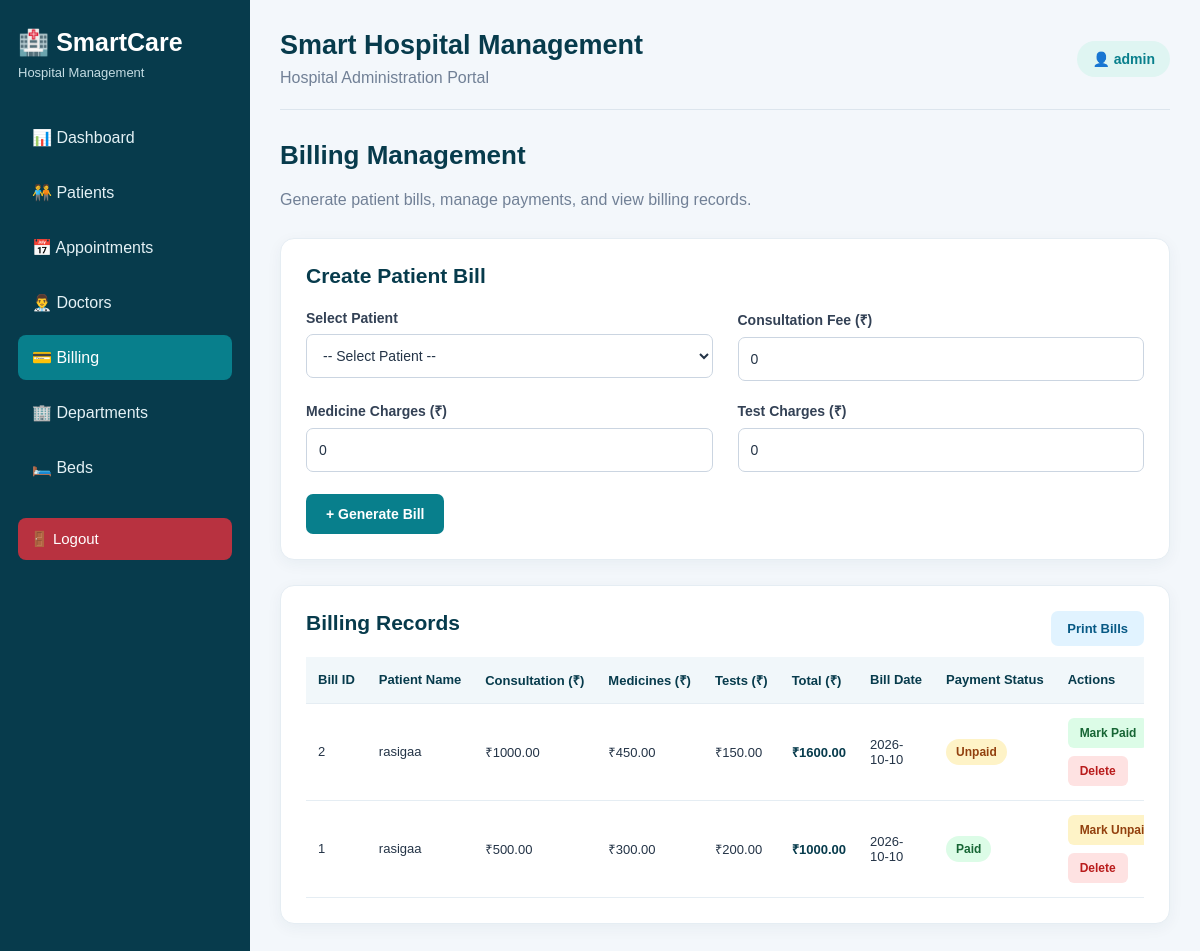
/bills (signed in), run on the app's committed database.
### tables this page shows
CREATE TABLE bills (
                id INTEGER PRIMARY KEY AUTOINCREMENT,
                patient_name TEXT NOT NULL,
                consultation_fee REAL NOT NULL DEFAULT 0,
                medicine_charges REAL NOT NULL DEFAULT 0,
                test_charges REAL NOT NULL DEFAULT 0,
                total_amount REAL NOT NULL DEFAULT 0,
                payment_status TEXT NOT NULL DEFAULT 'Unpaid',
                bill_date TEXT NOT NULL
            );

### app.py (the view)
@app.route("/bills")
@login_required
def bills():
    conn = get_db_connection()
    all_bills = conn.execute(
        "SELECT * FROM bills ORDER BY id DESC"
    ).fetchall()
    patients = conn.execute(
        "SELECT * FROM patients ORDER BY name"
    ).fetchall()
    conn.close()
    return render_template(
        "bills.html",
        bills=all_bills,
        patients=patients
    )

### app.py (called while the page is built)
def get_db_connection():
    conn = sqlite3.connect(DATABASE)
    conn.row_factory = sqlite3.Row
    return conn

def login_required(view_function):
    @wraps(view_function)
    def wrapped_view(*args, **kwargs):
        if "admin_id" not in session:
            flash("Please log in to continue.", "error")
            return redirect(url_for("login"))
        return view_function(*args, **kwargs)
    return wrapped_view

### templates/bills.html (shortened to what this page needs)
{% extends "base.html" %}
{% block content %}
<div class="billing-page">
    <h2 class="page-heading">Billing Management</h2>
    <p class="page-description">
        Generate patient bills, manage payments, and view billing records.
    </p>
    <section class="billing-card no-print">
        <h2>Create Patient Bill</h2>
        {% if patients %}
        <form action="{{ url_for('add_bill') }}" method="POST">
            <div class="form-grid">
                <div class="form-group">
                    <label for="patient_name">Select Patient</label>
                    <select id="patient_name" name="patient_name" required>
                        <option value="">-- Select Patient --</option>
                    </select>
                </div>
                <div class="form-group">
                    <label for="consultation_fee">Consultation Fee (₹)</label>
                    <input
                        type="number"
                        id="consultation_fee"
                        name="consultation_fee"
                        min="0"
                        step="0.01"
                        value="0"
                        required
                    >
                </div>
                <div class="form-group">
                    <label for="medicine_charges">Medicine Charges (₹)</label>
                    <input
                        type="number"
                        id="medicine_charges"
                        name="medicine_charges"
                        min="0"
                        step="0.01"
                        value="0"
                        required
                    >
                </div>
                <div class="form-group">
                    <label for="test_charges">Test Charges (₹)</label>
                    <input
                        type="number"
                        id="test_charges"
                        name="test_charges"
                        min="0"
                        step="0.01"
                        value="0"
                        required
                    >
                </div>
            </div>
            <button type="submit" class="primary-button">
                + Generate Bill
            </button>
        </form>
        {% endif %}
    </section>
    <section class="billing-card">
        <button
            type="button"
            class="print-button no-print"
            onclick="window.print()"
        >
            Print Bills
        </button>
        <h2>Billing Records</h2>
        <div class="table-wrapper">
            <table>
                <thead>
                    <tr>
                        <th>Bill ID</th>
                        <th>Patient Name</th>
                        <th>Consultation (₹)</th>
                        <th>Medicines (₹)</th>
                        <th>Tests (₹)</th>
                        <th>Total (₹)</th>
                        <th>Bill Date</th>
                        <th>Payment Status</th>
                        <th>Actions</th>
                    </tr>
                </thead>
                <tbody>
                    {% for bill in bills %}
                    <tr>
                        <td>{{ bill['id'] }}</td>
                        <td>{{ bill['patient_name'] }}</td>
                        <td>
                            ₹{{ "%.2f"|format(bill['consultation_fee']) }}
                        </td>
                        <td>
                            ₹{{ "%.2f"|format(bill['medicine_charges']) }}
                        </td>
                        <td>
                            ₹{{ "%.2f"|format(bill['test_charges']) }}
                        </td>
                        <td class="amount">
                            ₹{{ "%.2f"|format(bill['total_amount']) }}
                        </td>
                        <td>{{ bill['bill_date'] }}</td>
                        <td>
                            {% if bill['payment_status'] == 'Paid' %}
                                <span class="status status-paid">Paid</span>
                            {% else %}
                                <span class="status status-unpaid">Unpaid</span>
                            {% endif %}
                        </td>
                        <td>
                            <div class="billing-actions">
                                <form
                                    action="{{ url_for('update_bill_status', bill_id=bill['id']) }}"
                                    method="POST"
                                >
                                    {% if bill['payment_status'] == 'Paid' %}
                                        <button
                                            type="submit"
                                            class="action-button unpaid-button"
                                        >
                                            Mark Unpaid
                                        </button>
                                    {% else %}
                                        <button
                                            type="submit"
                                            class="action-button paid-button"
                                        >
                                            Mark Paid
                                        </button>
                                    {% endif %}
                                </form>
                                <form
                                    action="{{ url_for('delete_bill', bill_id=bill['id']) }}"
                                    method="POST"
                                    onsubmit="return confirm('Are you sure you want to delete this bill?');"
                                >
                                    <button
                                        type="submit"
                                        class="action-button delete-button"
                                    >
                                        Delete
                                    </button>
                                </form>
                            </div>
                        </td>
                    </tr>
                    {% else %}
                    <tr>
                        <td colspan="9" class="empty-state">
                            No billing records found. Create your first bill above.
                        </td>
                    </tr>
                    {% endfor %}
                </tbody>
            </table>
        </div>
    </section>
</div>
{% endblock %}

### static/css/style.css (style rules this page uses)
* { box-sizing: border-box; }
body { margin: 0; font-family: Arial, Helvetica, sans-serif; background: #f3f7fb; color: #243447; }
.primary-button { display: inline-block; padding: 12px 18px; background: #087f8c; color: white; border-radius: 8px; font-size: 14px; transition: background 0.2s ease; }
.delete-button { padding: 8px 12px; background: #fee2e2; color: #b91c1c; border: none; border-radius: 6px; font-size: 13px; cursor: pointer; }

### templates/bills.html (style rules this page uses)
.billing-page { width: 100%; max-width: 1400px; margin: 0 auto; }
.billing-page .page-heading { color: #073b4c; font-size: 26px; margin-bottom: 8px; }
.billing-page .page-description { color: #718096; line-height: 1.6; margin-bottom: 25px; }
.billing-page .billing-card { background: white; padding: 25px; margin-bottom: 25px; border-radius: 14px; border: 1px solid #e5edf3; box-shadow: 0 4px 15px rgba(20, 50, 70, 0.05); }
.billing-page .billing-card h2 { color: #073b4c; margin: 0 0 22px; font-size: 21px; }
.billing-page .form-grid { display: grid; grid-template-columns: repeat(2, minmax(0, 1fr)); gap: 20px 25px; }
.billing-page .form-group { display: flex; flex-direction: column; gap: 8px; min-width: 0; }
.billing-page .form-group label { font-size: 14px; font-weight: 600; color: #334155; }
.billing-page .form-group input, .billing-page .form-group select { display: block; width: 100%; min-width: 0; height: 44px; padding: 10px 12px; border: 1px solid #cbd5e1; border-radius: 7px; background: white; color: #243447; font-family: inherit; font-size: 14px; outline: none; }
.billing-page .primary-button { display: inline-block; margin-top: 22px; padding: 12px 20px; background: #087f8c; color: white; border: none; border-radius: 7px; font-size: 14px; font-weight: 600; cursor: pointer; }
.billing-page .table-wrapper { width: 100%; overflow-x: auto; margin-top: 18px; }
.billing-page table { width: 100%; border-collapse: collapse; text-align: left; }
.billing-page th, .billing-page td { padding: 14px 12px; border-bottom: 1px solid #e5edf3; text-align: left; vertical-align: middle; font-size: 13px; }
.billing-page th { background: #f1f7fa; color: #073b4c; font-weight: 700; white-space: nowrap; }
.billing-page .amount { color: #073b4c; font-weight: 700; white-space: nowrap; }
.billing-page .status { display: inline-block; padding: 6px 10px; border-radius: 20px; font-size: 12px; font-weight: 600; white-space: nowrap; }
.billing-page .status-paid { color: #166534; background: #dcfce7; }
.billing-page .status-unpaid { color: #92400e; background: #fef3c7; }
.billing-page .billing-actions { display: flex; flex-direction: column; align-items: flex-start; gap: 8px; min-width: 110px; }
.billing-page .billing-actions form { margin: 0; }
.billing-page .action-button { display: inline-block; padding: 8px 12px; border: none; border-radius: 6px; font-family: inherit; font-size: 12px; font-weight: 600; cursor: pointer; white-space: nowrap; }
.billing-page .paid-button { background: #dcfce7; color: #166534; }
.billing-page .unpaid-button { background: #fef3c7; color: #92400e; }
.billing-page .delete-button { background: #fee2e2; color: #b91c1c; }
.billing-page .print-button { float: right; padding: 10px 16px; background: #e1f3ff; color: #075985; border: none; border-radius: 7px; font-size: 13px; font-weight: 600; cursor: pointer; }

### data on the page
bills: id "2", patient_name "rasigaa", consultation_fee "1000.00", medicine_charges "450.00", test_charges "150.00", total_amount "1600.00", bill_date "2026-10-10", payment_status "Unpaid"
bills: id "1", patient_name "rasigaa", consultation_fee "500.00", medicine_charges "300.00", test_charges "200.00", total_amount "1000.00", bill_date "2026-10-10", payment_status "Paid"

### other printed values
{{ session.get('admin_username', 'Administrator') }} "admin"
